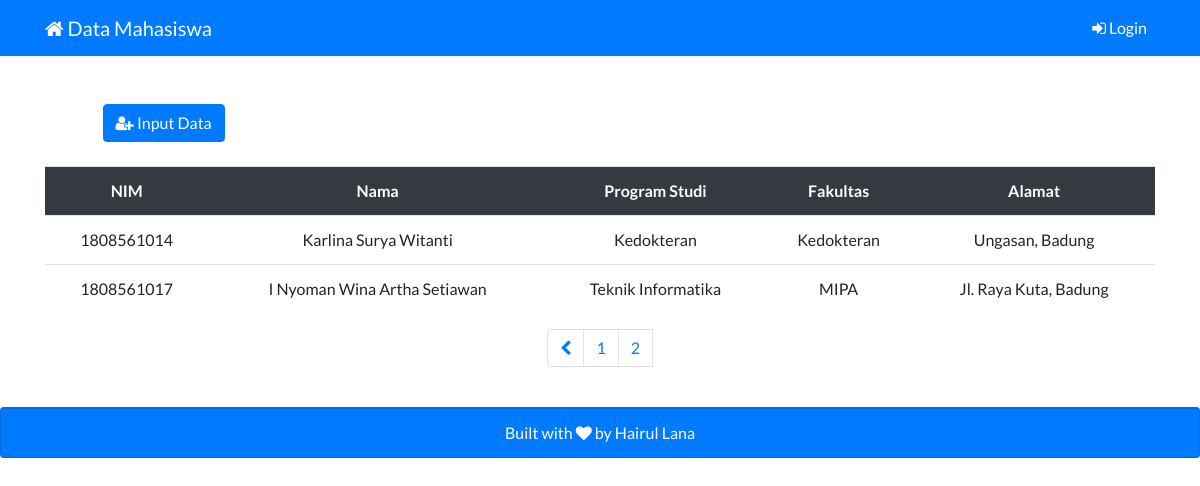
Screenshot of /?page=2 with the database file from the repository.
### tables this page shows
CREATE TABLE `mahasiswa` (
  `nim` varchar(10) NOT NULL,
  `nama` varchar(50) NOT NULL,
  `prodi` varchar(30) NOT NULL,
  `fakultas` varchar(30) NOT NULL,
  `alamat` text NOT NULL
);

### index.php (the view, shortened to what this page needs)
<?php
require "connectDB.php";
$jumlahDataPerHalaman = 5;
$jumlahData = mysqli_num_rows(mysqli_query($connect,"SELECT * FROM mahasiswa"));
$jumlahHalaman = ceil($jumlahData / $jumlahDataPerHalaman);
if ( isset($_GET["page"])){
    $halamanAktif = $_GET["page"];
}else{
    $halamanAktif = 1;
}
$awalData = ( $jumlahDataPerHalaman * $halamanAktif ) - $jumlahDataPerHalaman;
$mahasiswa = mysqli_query($connect,"SELECT * FROM mahasiswa LIMIT $awalData, $jumlahDataPerHalaman");
?>
<!DOCTYPE html>
<html lang="en">
<head>
</head>
<body style="font-family: 'Lato', sans-serif;">
    <?php require "navbar.php" ?>
    <div class="row" data-aos="fade-down" data-aos-duration="1000">
        <div class="col-md-2 offset-md-1 mt-5">
            <a class="btn btn-primary" href="inputData.php"><i class="fa fa-user-plus"></i> Input Data</a>
        </div>
    </div>
    <?php if (mysqli_num_rows(mysqli_query($connect, "SELECT * FROM mahasiswa")) > 0) : ?>
        <?php if(isset($_SESSION["admin"])) : ?>
            <div class="container mt-4" data-aos="fade-down" data-aos-duration="1000">
                <div class="row">
                    <div class="col">
                        <table class="table text-center">
                            <tr class="bg-dark text-white">
                                <th>NIM</th>
                                <th>Nama</th>
                                <th>Program Studi</th>
                                <th>Fakultas</th>
                                <th>Alamat</th>
                                <th>Aksi</th>
                            </tr>
                            <?php
                                foreach ($mahasiswa as $data) :
                            ?>
                                <tr>
                                    <td><?= $data["nim"] ?></td>
                                    <td><?= $data["nama"] ?></td>
                                    <td><?= $data["prodi"] ?></td>
                                    <td><?= $data["fakultas"] ?></td>
                                    <td><?= $data["alamat"] ?></td>
                                    <td><a href="ubahData.php?nim=<?= $data['nim'] ?>" class="btn btn-primary mt-1"><i class="fa fa-edit"></i></a> <a href="hapusData.php?nim=<?= $data['nim'] ?>" class="btn btn-danger mt-1"><i class="fa fa-trash"></i></a></td>
                                </tr>
                            <?php
                                endforeach;
                            ?>
                        </table>
                    </div>
                </div>
            </div>
        <?php else : ?>
            <div class="container mt-4" data-aos="fade-down" data-aos-duration="1000">
                <div class="row">
                    <div class="col">
                        <table class="table text-center">
                            <tr class="bg-dark text-white">
                                <th>NIM</th>
                                <th>Nama</th>
                                <th>Program Studi</th>
                                <th>Fakultas</th>
                                <th>Alamat</th>
                            </tr>
                            <?php
                                foreach ($mahasiswa as $data) :
                            ?>
                                <tr>
                                    <td><?= $data["nim"] ?></td>
                                    <td><?= $data["nama"] ?></td>
                                    <td><?= $data["prodi"] ?></td>
                                    <td><?= $data["fakultas"] ?></td>
                                    <td><?= $data["alamat"] ?></td>
                                </tr>
                            <?php
                                endforeach;
                            ?>
                        </table>
                    </div>
                </div>
            </div>
        <?php endif ?>
        <div class="row">
            <div class="col">
                <nav aria-label="...">
                    <ul class="pagination justify-content-center">
                        <li class="page-item">
                            <?php if( $halamanAktif > 1 ) : ?>
                                <a class="page-link" href="?page=<?= $halamanAktif - 1; ?>"><i class="fa fa-chevron-left"></i></a>
                            <?php endif; ?>
                        </li>
                        <?php for( $i = 1; $i <= $jumlahHalaman; $i++ ) : ?>
                            <?php if( $i == $halamanAktif ) : ?>
                                <li class="active">
                                    <a class="page-link" href="?page=<?= $i; ?>"><?= $i; ?></a>
                                </li>
                            <?php else : ?>
                                <li class="page-item">
                                    <a class="page-link" href="?page=<?= $i; ?>"><?= $i; ?></a>
                                </li>
                            <?php endif; ?>
                        <?php endfor; ?>
                    </ul>
                </nav>
            </div>
        </div>
    <?php else : ?>
        <h3 class="display-4 text-center my-5" data-aos="fade-down" data-aos-duration="1000">Belum Ada Data</h3>
    <?php endif; ?>
</body>
</html>

### rows the page displays
mahasiswa: nim "1808561014", nama "Karlina Surya Witanti", prodi "Kedokteran", fakultas "Kedokteran", alamat "Ungasan, Badung"
mahasiswa: nim "1808561017", nama "I Nyoman Wina Artha Setiawan", prodi "Teknik Informatika", fakultas "MIPA", alamat "Jl. Raya Kuta, Badung"
